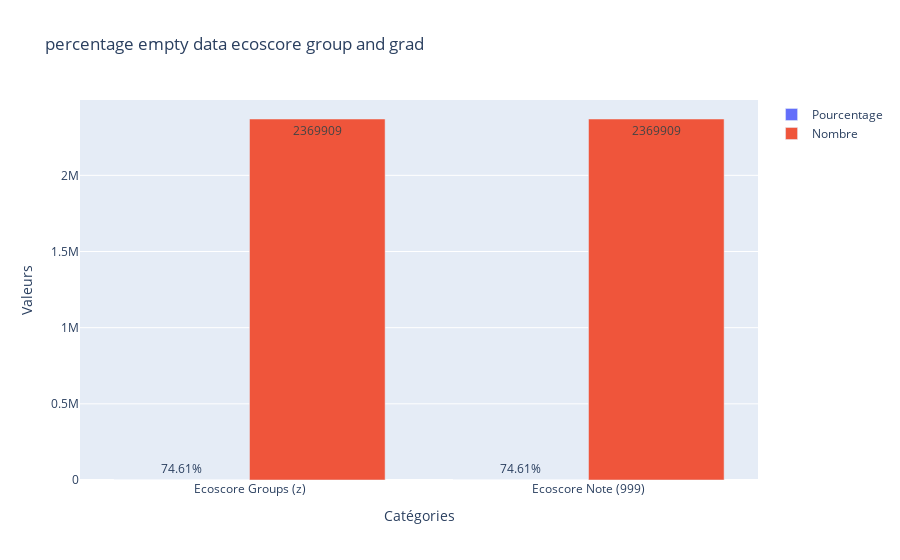

Notebook cell for this chart:
### Code cell
fig = go.Figure()
fig.add_trace(go.Bar(
    x=labels,
    y=values,
    name='Pourcentage',
    text=[f'{v:.2f}%' for v in values],
    textposition='auto'
))
fig.add_trace(go.Bar(
    x=labels,
    y=counts_values,
    name='Nombre',
    text=[str(v) for v in counts_values],
    textposition='auto'
))
fig.update_layout(
    title='percentage empty data ecoscore group and grad',
    xaxis_title='Catégories',
    yaxis_title='Valeurs',
    barmode='group'
)
fig.show()

### Figure 1 — Plotly figure (JSON) as saved in the notebook; plotly's stock layout.template omitted (floating-point values rounded to 4 significant figures)
{"data": [{"name": "Pourcentage", "text": ["74.61%", "74.61%"], "textposition": "auto", "type": "bar", "x": ["Ecoscore Groups (z)", "Ecoscore Note (999)"], "y": [74.61, 74.61]}, {"name": "Nombre", "text": ["2369909", "2369909"], "textposition": "auto", "type": "bar", "x": ["Ecoscore Groups (z)", "Ecoscore Note (999)"], "y": [2369909, 2369909]}], "layout": {"barmode": "group", "title": {"text": "percentage empty data ecoscore group and grad"}, "xaxis": {"title": {"text": "Catégories"}}, "yaxis": {"title": {"text": "Valeurs"}}}}
